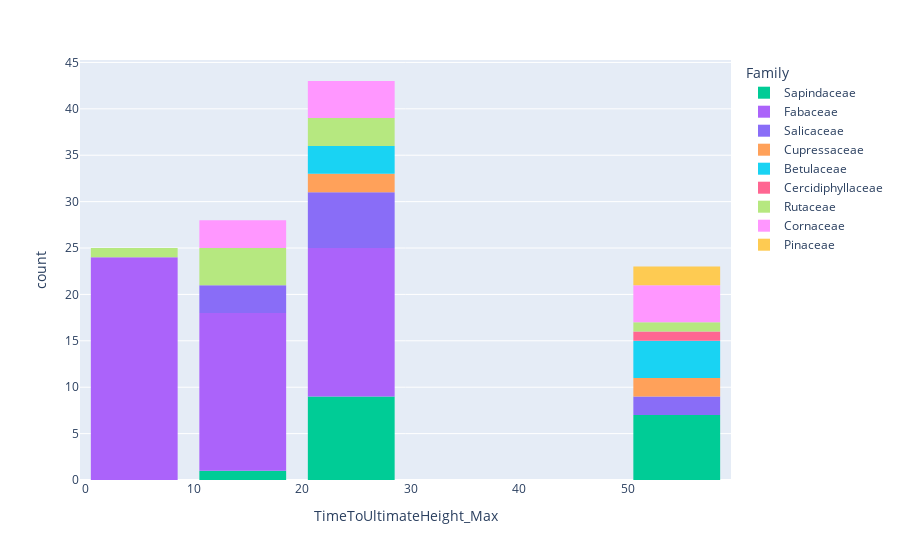

This figure's notebook cell:
### Code cell
fig = px.histogram(data_frame=dataset, x='TimeToUltimateHeight_Max', nbins=6, color='Family', color_discrete_map=family_colour_map, hover_data=['CommonName'])
fig.update_layout(bargap=0.2)
fig.show()

### Figure 1 — Plotly figure (JSON) as saved in the notebook; plotly's stock layout.template omitted (floating-point values rounded to 4 significant figures)
{"data": [{"alignmentgroup": "True", "bingroup": "x", "hovertemplate": "Family=Sapindaceae<br>TimeToUltimateHeight_Max=%{x}<br>count=%{y}<extra></extra>", "legendgroup": "Sapindaceae", "marker": {"color": "#00cc96"}, "name": "Sapindaceae", "nbinsx": 6, "offsetgroup": "Sapindaceae", "orientation": "v", "showlegend": true, "type": "histogram", "x": [50, 20, 50, 50, 50, 20, 20, 20, 50, 20, 20, 20, 20, 10, 50, 50, 20], "xaxis": "x", "yaxis": "y"}, {"alignmentgroup": "True", "bingroup": "x", "hovertemplate": "Family=Fabaceae<br>TimeToUltimateHeight_Max=%{x}<br>count=%{y}<extra></extra>", "legendgroup": "Fabaceae", "marker": {"color": "#ab63fa"}, "name": "Fabaceae", "nbinsx": 6, "offsetgroup": "Fabaceae", "orientation": "v", "showlegend": true, "type": "histogram", "x": [10, 2, 2, 2, 5, 20, 20, 10, 10, 5, 20, 2, 5, 5, 5, 5, 5, 10, 20, 20, 20, 10, 5, 10, 2, 20, 5, 20, 5, 20, 20, 20, 5, 10, 20, 10, 2, 10, 10, 10, 5, 10, 5, 2, 10, 10, 20, 10, 20, 5, 10, 5, 20, 5, 5, 20, 10], "xaxis": "x", "yaxis": "y"}, {"alignmentgroup": "True", "bingroup": "x", "hovertemplate": "Family=Salicaceae<br>TimeToUltimateHeight_Max=%{x}<br>count=%{y}<extra></extra>", "legendgroup": "Salicaceae", "marker": {"color": "rgb(137, 109, 247)"}, "name": "Salicaceae", "nbinsx": 6, "offsetgroup": "Salicaceae", "orientation": "v", "showlegend": true, "type": "histogram", "x": [20, 20, 50, 10, 10, 20, 20, 20, 10, 20, 50], "xaxis": "x", "yaxis": "y"}, {"alignmentgroup": "True", "bingroup": "x", "hovertemplate": "Family=Cupressaceae<br>TimeToUltimateHeight_Max=%{x}<br>count=%{y}<extra></extra>", "legendgroup": "Cupressaceae", "marker": {"color": "#FFA15A"}, "name": "Cupressaceae", "nbinsx": 6, "offsetgroup": "Cupressaceae", "orientation": "v", "showlegend": true, "type": "histogram", "x": [50, 20, 50, 20], "xaxis": "x", "yaxis": "y"}, {"alignmentgroup": "True", "bingroup": "x", "hovertemplate": "Family=Betulaceae<br>TimeToUltimateHeight_Max=%{x}<br>count=%{y}<extra></extra>", "legendgroup": "Betulaceae", "marker": {"color": "#19d3f3"}, "name": "Betulaceae", "nbinsx": 6, "offsetgroup": "Betulaceae", "orientation": "v", "showlegend": true, "type": "histogram", "x": [20, 20, 50, 50, 20, 50, 50], "xaxis": "x", "yaxis": "y"}, {"alignmentgroup": "True", "bingroup": "x", "hovertemplate": "Family=Cercidiphyllaceae<br>TimeToUltimateHeight_Max=%{x}<br>count=%{y}<extra></extra>", "legendgroup": "Cercidiphyllaceae", "marker": {"color": "#FF6692"}, "name": "Cercidiphyllaceae", "nbinsx": 6, "offsetgroup": "Cercidiphyllaceae", "orientation": "v", "showlegend": true, "type": "histogram", "x": [50], "xaxis": "x", "yaxis": "y"}, {"alignmentgroup": "True", "bingroup": "x", "hovertemplate": "Family=Rutaceae<br>TimeToUltimateHeight_Max=%{x}<br>count=%{y}<extra></extra>", "legendgroup": "Rutaceae", "marker": {"color": "#B6E880"}, "name": "Rutaceae", "nbinsx": 6, "offsetgroup": "Rutaceae", "orientation": "v", "showlegend": true, "type": "histogram", "x": [20, 20, 10, 5, 10, 50, 20, 10, 10], "xaxis": "x", "yaxis": "y"}, {"alignmentgroup": "True", "bingroup": "x", "hovertemplate": "Family=Cornaceae<br>TimeToUltimateHeight_Max=%{x}<br>count=%{y}<extra></extra>", "legendgroup": "Cornaceae", "marker": {"color": "#FF97FF"}, "name": "Cornaceae", "nbinsx": 6, "offsetgroup": "Cornaceae", "orientation": "v", "showlegend": true, "type": "histogram", "x": [10, 50, 20, 20, 20, 10, 10, 50, 20, 50, 50], "xaxis": "x", "yaxis": "y"}, {"alignmentgroup": "True", "bingroup": "x", "hovertemplate": "Family=Pinaceae<br>TimeToUltimateHeight_Max=%{x}<br>count=%{y}<extra></extra>", "legendgroup": "Pinaceae", "marker": {"color": "#FECB52"}, "name": "Pinaceae", "nbinsx": 6, "offsetgroup": "Pinaceae", "orientation": "v", "showlegend": true, "type": "histogram", "x": [50, 50], "xaxis": "x", "yaxis": "y"}], "layout": {"bargap": 0.2, "barmode": "relative", "legend": {"title": {"text": "Family"}, "tracegroupgap": 0}, "margin": {"t": 60}, "xaxis": {"anchor": "y", "domain": [0, 1], "title": {"text": "TimeToUltimateHeight_Max"}}, "yaxis": {"anchor": "x", "domain": [0, 1], "title": {"text": "count"}}}}
